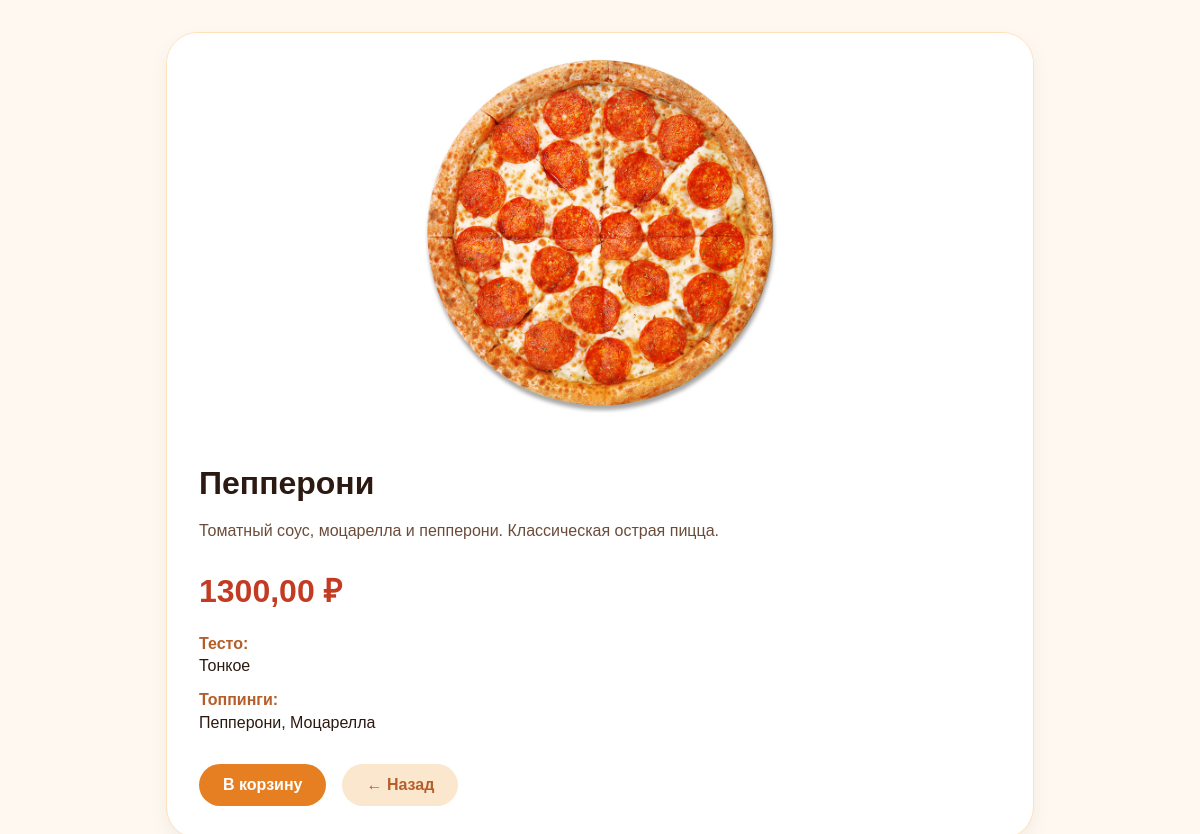
/pizzas/1/, run on the app's committed database.
### main/models.py (models this page shows, shortened)
class MenuItem(models.Model):
    title = models.CharField('Название', max_length=100)
    description = models.TextField('Описание')
    price = models.DecimalField('Цена', max_digits=7, decimal_places=2)
    image = models.ImageField('Фото', upload_to='menu/', blank=True, null=True)
    class Meta:
        abstract = True

class Pizza(MenuItem):
    toppings = models.ManyToManyField(Toppings, verbose_name='Топпинги')
    dough = models.ForeignKey(Dough, verbose_name='Тесто', on_delete=models.SET_NULL, null=True, blank=True)
    class Meta:
        verbose_name = 'Пицца'
        verbose_name_plural = 'Пиццы'

class Dough(models.Model):
    title = models.CharField('Тесто', max_length=30)
    class Meta:
        verbose_name = 'Тесто'
        verbose_name_plural = 'Теста'

class Toppings(models.Model):
    title = models.CharField('Название', max_length=30)
    slug = models.SlugField('Слаг', unique=True, max_length=64)
    class Meta:
        verbose_name = 'Добавка'
        verbose_name_plural = 'Добавки'

### main/views.py (the view)
# urls.py: path('pizzas/<int:pk>/', views.PizzaDetailView.as_view(), name='pizza_detail'),
class PizzaDetailView(DetailView):
    model = Pizza
    template_name = 'main/pizza_detail.html'

### templates/main/pizza_detail.html (shortened to what this page needs)
{% load static %}
<!DOCTYPE html>
<html lang="ru">
<head>
    <link rel="stylesheet" href="{% static 'css/style.css' %}">
</head>
<body>
    <div class="container">
        <div class="detail-page">
            <div class="detail-card">
                <div class="detail-image">
                    {% if object.image %}
                        <img src="{{ object.image.url }}" alt="{{ object.title }}">
                    {% else %}
                        <img src="{% static 'photo/logo.png' %}" alt="{{ object.title }}">
                    {% endif %}
                </div>
                <div class="detail-content">
                    <div class="detail-title">{{ object.title }}</div>
                    <div class="detail-description">
                        {{ object.description }}
                    </div>
                    <div class="detail-price">
                        {{ object.price }} ₽
                    </div>
                    <div class="detail-section">
                        <div class="detail-label">Тесто:</div>
                        <div class="detail-value">
                            {% if object.dough %}
                                {{ object.dough.title }}
                            {% else %}
                                Не указано
                            {% endif %}
                        </div>
                    </div>
                    <div class="detail-section">
                        <div class="detail-label">Топпинги:</div>
                        <div class="detail-value">
                            {% for topping in object.toppings.all %}
                                {{ topping.title }}{% if not forloop.last %}, {% endif %}
                            {% empty %}
                                Нет топпингов
                            {% endfor %}
                        </div>
                    </div>
                    <div class="detail-buttons">
                        <a href="{% url 'main:add_to_cart' 'pizza' object.id %}" class="detail-btn">В корзину</a>
                        <a href="{% url 'main:index' %}" class="detail-btn detail-btn-secondary">← Назад</a>
                    </div>
                </div>
            </div>
        </div>
    </div>
</body>
</html>

### static/css/style.css (style rules this page uses)
* { box-sizing: border-box; }
body { margin: 0; background: #fff8f0; color: #2c1a12; font-family: Arial, sans-serif; }
a { color: inherit; }
.container { width: min(1120px, calc(100% - 32px)); margin: 0 auto; }

### templates/main/pizza_detail.html (style rules this page uses)
.detail-page { max-width: 900px; margin: 0 auto; padding: 2rem 1rem; }
.detail-card { background: white; border-radius: 32px; box-shadow: 0 8px 20px rgba(0, 0, 0, 0.05); border: 1px solid #ffe1b9; overflow: hidden; }
.detail-image { width: 100%; height: 400px; background: #fff; display: flex; align-items: center; justify-content: center; padding: 20px; }
.detail-image img { max-width: 100%; max-height: 100%; object-fit: contain; }
.detail-content { padding: 2rem; }
.detail-title { font-size: 2rem; font-weight: 800; margin-bottom: 1rem; color: #2c1a12; }
.detail-description { font-size: 1rem; color: #6b4c3a; line-height: 1.6; margin-bottom: 1.5rem; }
.detail-price { font-size: 2rem; font-weight: 800; color: #c23b22; margin-bottom: 1.5rem; }
.detail-section { margin-bottom: 1rem; }
.detail-label { font-weight: 700; color: #b45f2b; margin-bottom: 0.3rem; }
.detail-value { color: #2c1a12; }
.detail-buttons { display: flex; gap: 1rem; flex-wrap: wrap; margin-top: 2rem; }
.detail-btn { background: #e67e22; color: white; text-decoration: none; padding: 12px 24px; border-radius: 40px; font-weight: 600; transition: 0.2s; display: inline-block; }
.detail-btn-secondary { background: #fbe6ce; color: #b45f2b; }

### data on the page
Pizza: image (picture), title "Пепперони", description "Томатный соус, моцарелла и пепперони. Классическая острая пицца.", price "1300,00", dough "Тонкое"
Toppings: title "Пепперони"
Toppings: title "Моцарелла"
